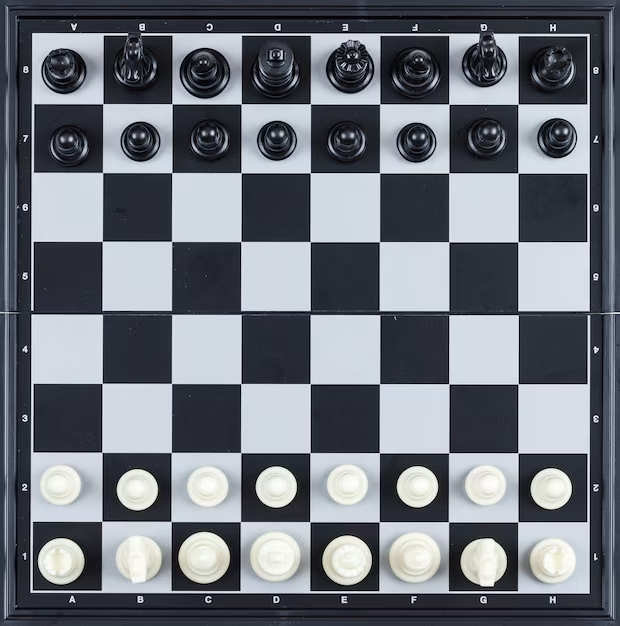
//> input picture chapter4/Convolutions/theory/openCV/chess.jpg, 620 x 626 px
$ ./openCV   (built with g++ and OpenCV 4)
//> lines starting //> are read from the running program, lines starting //| are printed output that depends on the picture
#include "include/conv2D.hpp"

int main() {
    Matrix G_x(3,3), G_y(3,3);
    G_x << 1, 0, -1,
           2, 0, -2,
           1, 0, -1;

    G_y << 1,  2,  1,
           0,  0,  0,
          -1, -2, -1;

    Mat src = imread("../chess.jpg", IMREAD_COLOR);
//> src is the input picture: 626 rows x 620 cols, CV_8UC3; mean B, G, R 123.8, 115.5, 111.1
    Mat img_gray;
    cvtColor(src, img_gray, COLOR_BGR2GRAY);

    Matrix X;
    cv2eigen(img_gray, X);

    const int padding = (G_x.rows() - 1) / 2; // Assuming G_x and G_y have the same size

    auto G_x_conv = conv2D_Padded(X, G_x, padding);
    auto G_y_conv = conv2D_Padded(X, G_y, padding);
    Matrix Combined = G_x_conv + G_y_conv;

    Mat temp, G_x_result, G_y_result, Combined_result;
    eigen2cv(G_x_conv, temp);
    temp.convertTo(G_x_result, CV_8UC1);
    eigen2cv(G_y_conv, temp);
    temp.convertTo(G_y_result, CV_8UC1);
    eigen2cv(Combined, temp);
    temp.convertTo(Combined_result, CV_8UC1);

    imshow("Original Image", src);
    imshow("G_x Convolution Result", G_x_result);
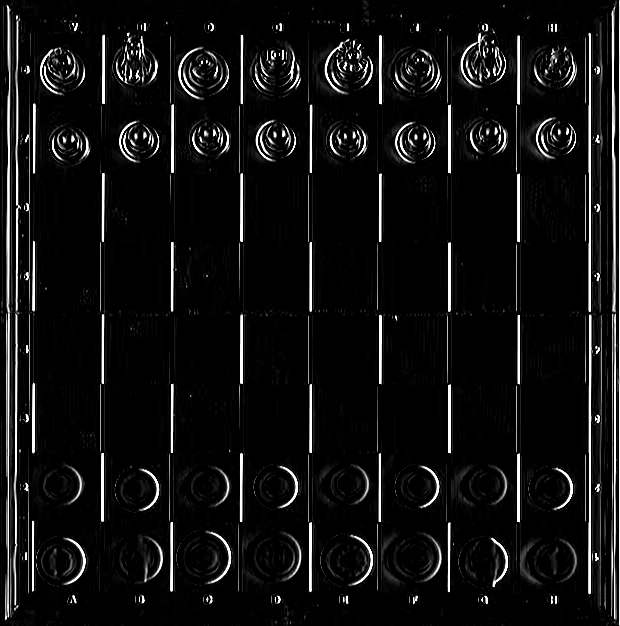
//> window 'G_x Convolution Result': 626 rows x 620 cols, CV_8UC1; min 0, max 255, mean 16.4
    imshow("G_y Convolution Result", G_y_result);
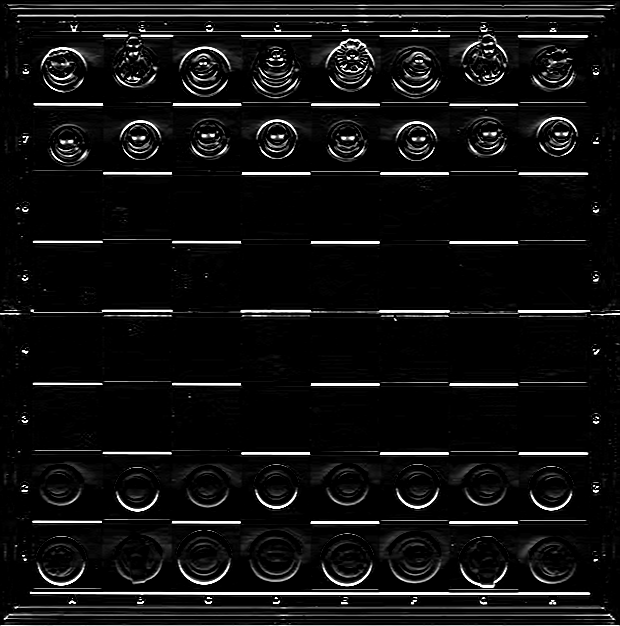
//> window 'G_y Convolution Result': 626 rows x 620 cols, CV_8UC1; min 0, max 255, mean 16.1
    imshow("Combined Gradient Magnitude", Combined_result);
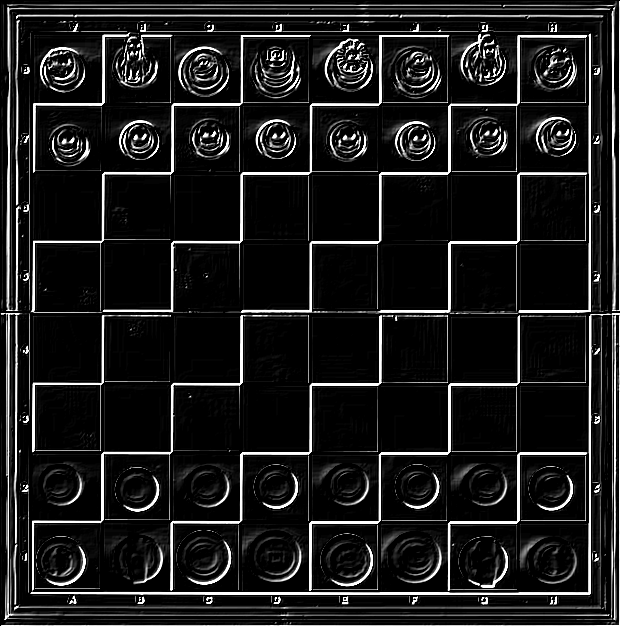
//> window 'Combined Gradient Magnitude': 626 rows x 620 cols, CV_8UC1; min 0, max 255, mean 27.1
    waitKey(0);
}
